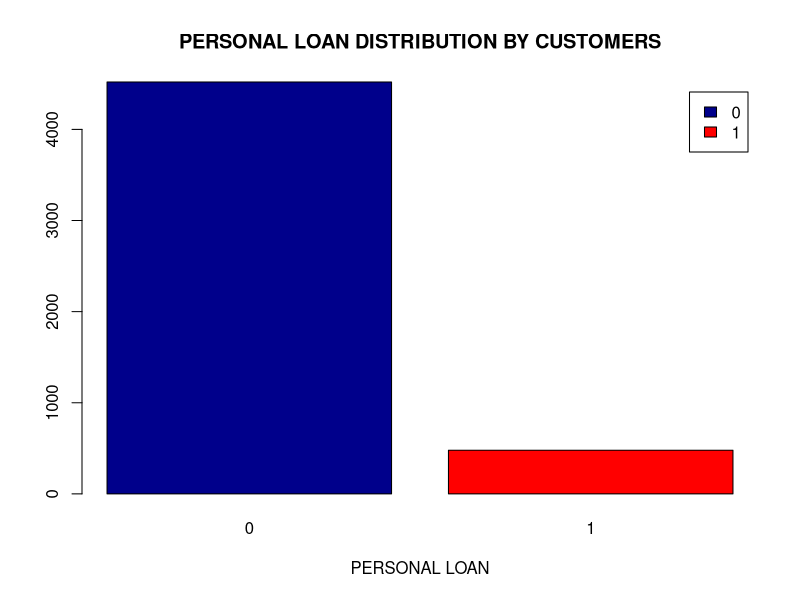
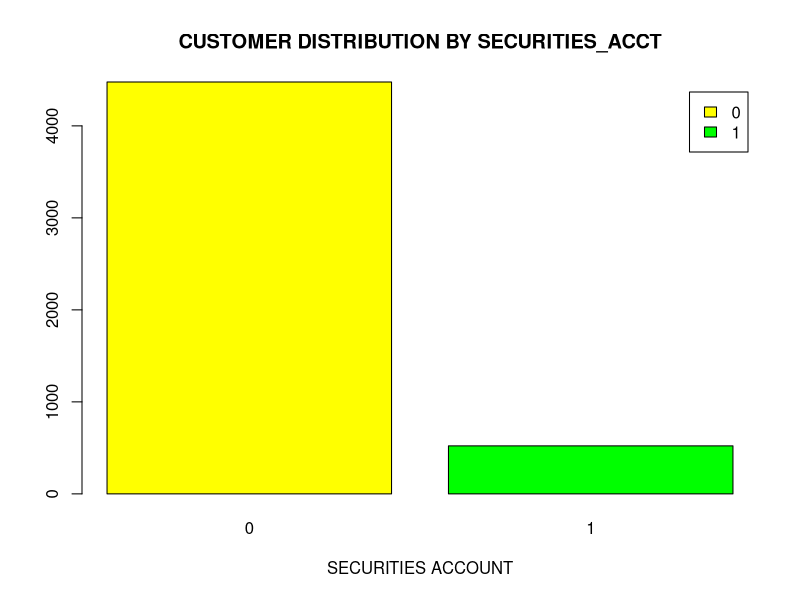
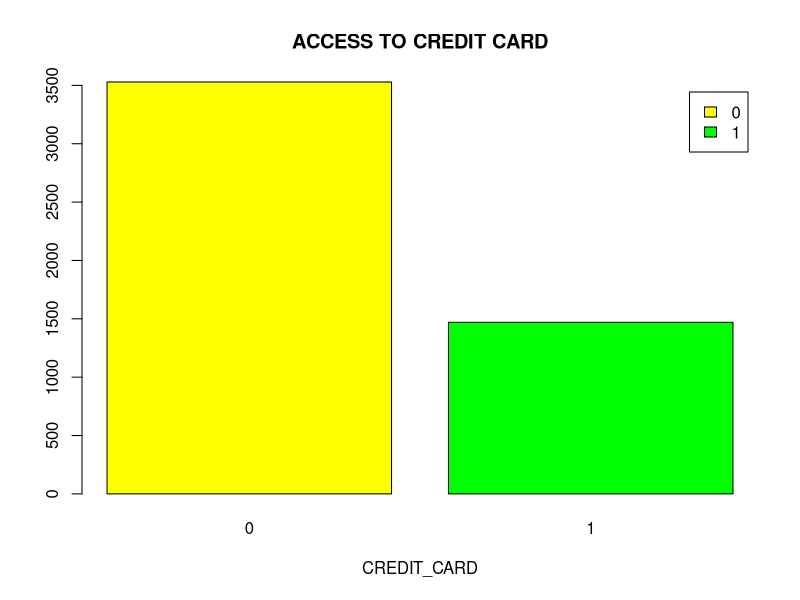
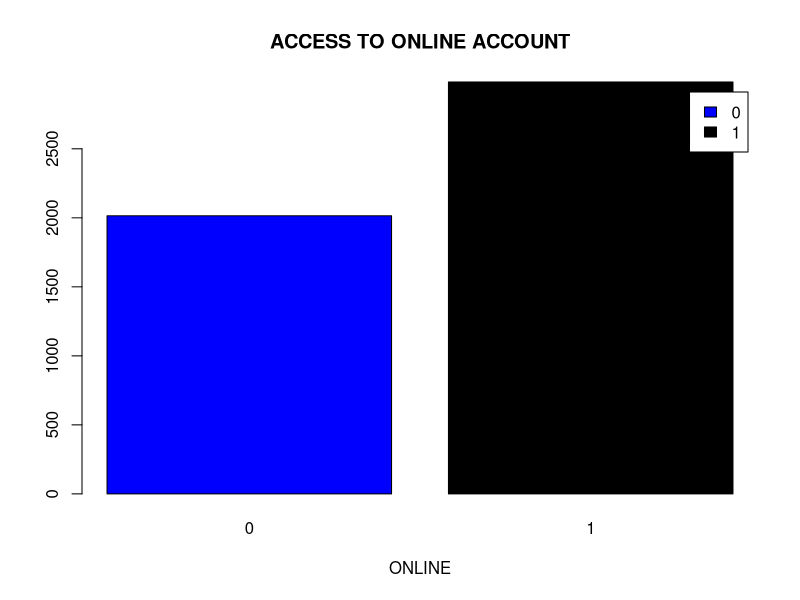

The R script that drew these images, in order: (Note: this script raises an error after producing the figures.)
getwd()
setwd("C:\\Users\\User\\Desktop\\SAMMR")
install.packages("readxl")
library(readxl)
data_bank=read_excel("r_bankproject.xlsx")
View(data_bank)
str(data_bank)
head(data_bank)#library(plyr)
as.factor(data_bank$PERSONAL_LOAN)
as.factor(data_bank$SECURITIES_ACCT)
as.factor(data_bank$ONLINE)
as.factor(data_bank$CREDIT_CARD)
as.factor(data_bank$`CERT_OF_DEP_ ACCT`)
summary(data_bank)
dim(data_bank)
names(data_bank)
#1.distribution of personal loans to customers (1)means have p.loan,(0)means no p.loan 
table(data_bank$ PERSONAL_LOAN)
counts <- table(data_bank$PERSONAL_LOAN)
barplot(counts, main="PERSONAL LOAN DISTRIBUTION BY CUSTOMERS",
        xlab="PERSONAL LOAN",col=c("darkblue","red"),
        legend = rownames(counts))
#The total numberCustomers with personal loans were 479 out of 4999 (1) while those without were 4520 of the total 4999 (0.


#2.distribution of sequrities account to customers (1)means have s.account,(0)means no s.account
table(data_bank$SECURITIES_ACCT)
counts <- table(data_bank$SECURITIES_ACCT)
barplot(counts, main="CUSTOMER DISTRIBUTION BY SECURITIES_ACCT",
        xlab="SECURITIES ACCOUNT",col=c("YELLOW","GREEN"),
        legend = rownames(counts))
#The total number of customers with Securities account were 522 of 4999 while without were 4477 of 4999

#3.distribution of CREDIT CARD to customers (1)means have CC.account,(0)means no CC.account.
table(data_bank$CREDIT_CARD)
counts <- table(data_bank$CREDIT_CARD)
barplot(counts, main="ACCESS TO CREDIT CARD",
        xlab="CREDIT_CARD",col=c("YELLOW","GREEN"),
        legend = rownames(counts))

#4.customers with online accounts (1)means have online account,(0)means no online account.
table(data_bank$ONLINE)
counts <- table(data_bank$ONLINE)
barplot(counts, main="ACCESS TO ONLINE ACCOUNT",
        xlab="ONLINE",col=c("BLUE","BLACK"),
        legend = rownames(counts))

#5.Personal loan distribution by family ,where 1 = one family member,2=two family members,3=three fam members,4 =four fam members) 
addmargins(xtabs(~PERSONAL_LOAN+FAMILY,data=data_bank))
densityplot(~ PERSONAL_LOAN, groups = FAMILY, data = data_bank,
            plot.points = FALSE, auto.key = TRUE)

#6.income distribution by education,where(1=undergraduate,2=graduate,3=post grad/proffessional.
densityplot(~ INCOME, groups = EDUCATION, data = data_bank,
            plot.points = FALSE, auto.key = TRUE)

#7.Income distribution and online(0=no online account,1=have online account)
densityplot(~ INCOME, groups =  ONLINE, data = data_bank,
            plot.points = FALSE, auto.key = TRUE)

#8.Age and online  banking
densityplot(~ AGE, groups =  ONLINE, data = data_bank,
            plot.points = FALSE, auto.key = TRUE)

#9.Distribution of customers by experience
plot(prop.table(table(data_bank$EXPERIENCE)))

#10.income vs credit use
densityplot(~ INCOME, groups =  CREDIT_CARD, data = data_bank,
            plot.points = FALSE, auto.key = TRUE)

#income vs family size.
densityplot(~ INCOME, groups = FAMILY, data = data_bank,
            plot.points = FALSE, auto.key = TRUE)

densityplot(~ AGE, groups =  CREDIT_CARD, data = data_bank,
            plot.points = FALSE, auto.key = TRUE)
plot(prop.table(table(data_bank$CREDIT_CARD)))








